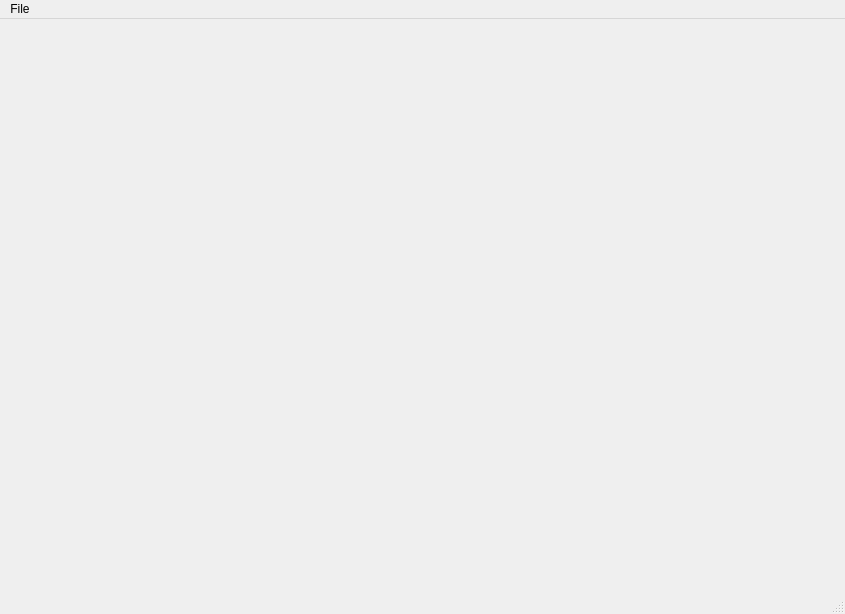
<?xml version="1.0" encoding="UTF-8"?>
<ui version="4.0">
 <class>MainFrame</class>
 <widget class="QMainWindow" name="MainFrame">
  <property name="geometry">
   <rect>
    <x>0</x>
    <y>0</y>
    <width>845</width>
    <height>614</height>
   </rect>
  </property>
  <property name="windowTitle">
   <string>MainWindow</string>
  </property>
  <widget class="QWidget" name="centralwidget">
   <layout class="QHBoxLayout" name="horizontalLayout">
    <item>
     <layout class="QGridLayout" name="mainGridLayout"/>
    </item>
   </layout>
  </widget>
  <widget class="QMenuBar" name="menubar">
   <property name="geometry">
    <rect>
     <x>0</x>
     <y>0</y>
     <width>845</width>
     <height>18</height>
    </rect>
   </property>
   <widget class="QMenu" name="menuFile">
    <property name="title">
     <string>File</string>
    </property>
    <addaction name="actionNew_Project"/>
    <addaction name="actionOpen_Project"/>
    <addaction name="separator"/>
    <addaction name="actionExit"/>
   </widget>
   <addaction name="menuFile"/>
  </widget>
  <widget class="QStatusBar" name="statusbar"/>
  <action name="actionNew_Project">
   <property name="text">
    <string>New Project...</string>
   </property>
  </action>
  <action name="actionOpen_Project">
   <property name="text">
    <string>Open Project...</string>
   </property>
  </action>
  <action name="actionExit">
   <property name="text">
    <string>Exit</string>
   </property>
  </action>
 </widget>
 <resources/>
 <connections/>
</ui>
